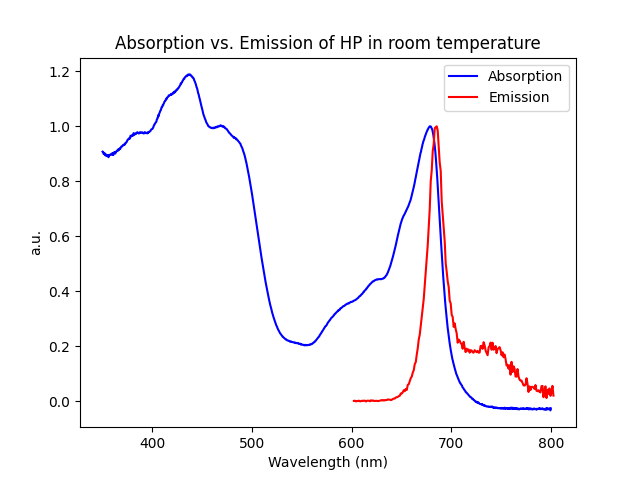

This figure's Python source:
# paketten importeren
import csv
import matplotlib.pyplot as plt

### LIJSTEN
rownumber = 0
wv_abs = []
wv_flu = []
absHPrt = []
emHPrt = []

# Verkrijg data uit excel bestand
with open('Graph1.csv', newline='') as csvfile:
    reader = csv.reader(csvfile, delimiter=';')
    next(reader)  # Slaat de kopregel over

    for row in reader:
        rownumber += 1
        if rownumber >0:
            # Verander elke komma in punt en string --> float
            wv_abs_corrected = float(row[2].replace(',', '.'))
            absHPrt_corrected = float(row[3].replace(',', '.'))
        if rownumber < 202:   
            wv_flu_corrected = float(row[0].replace(',', '.'))
            emHPrt_corrected = float(row[1].replace(',', '.'))
        
        wv_abs.append(wv_abs_corrected)
        wv_flu.append(wv_flu_corrected)
        absHPrt.append(absHPrt_corrected)
        emHPrt.append(emHPrt_corrected)

# Normaliseer de waarden op het tweede maximum
max_em = 2748197.25
max_abs = 0.499314457
abs_norm = [x / max_abs for x in absHPrt]
em_norm = [x / max_em for x in emHPrt]


# Plot grafiek
plt.figure()
plt.plot(wv_abs, abs_norm, color = 'blue', label = 'Absorption')
plt.plot(wv_flu, em_norm, color = 'red', label = 'Emission')
plt.xlabel('Wavelength (nm)')
plt.ylabel('a.u.')
plt.title('Absorption vs. Emission of HP in room temperature')
plt.legend()
plt.savefig('Graph1.png')